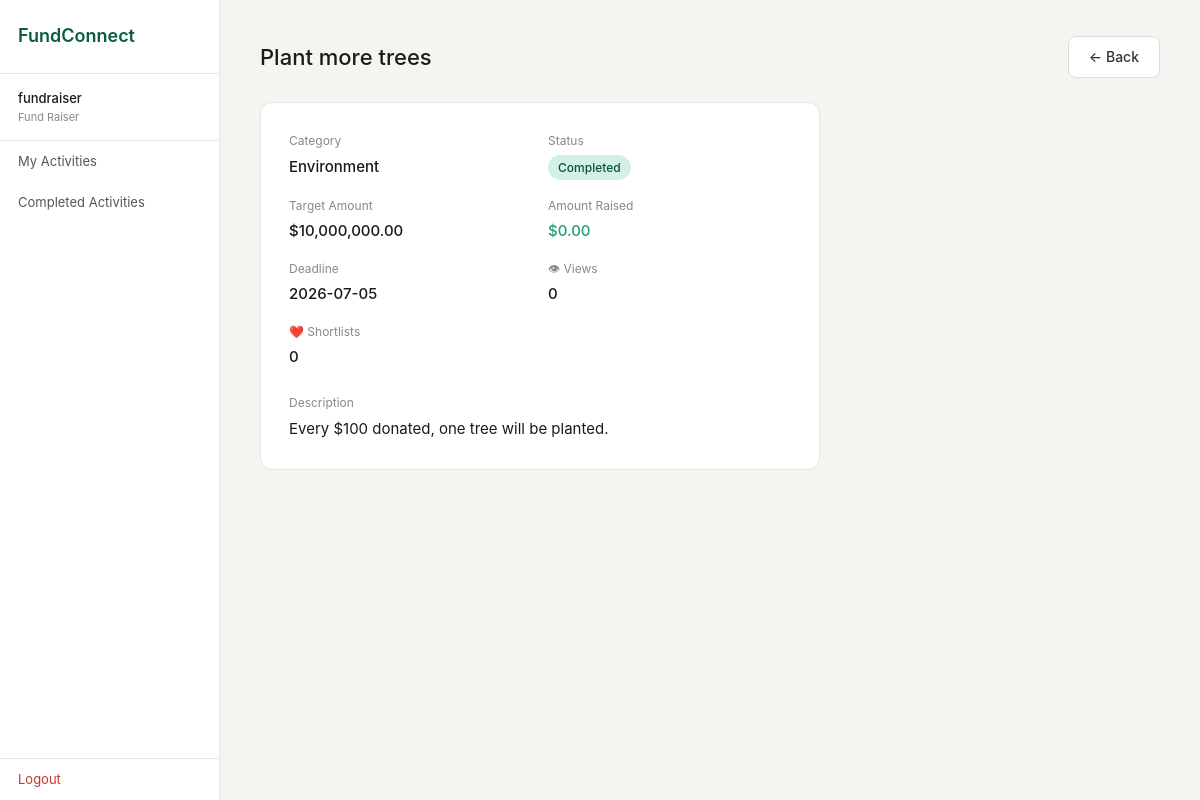
The app's page /fundraiser/completed/2 (signed in) with its own data.
### tables this page shows
CREATE TABLE fundraising_activity (
                id              INTEGER PRIMARY KEY AUTOINCREMENT,
                title           TEXT NOT NULL,
                description     TEXT,
                target_amount   REAL NOT NULL,
                amount_raised   REAL DEFAULT 0,
                category_id     INTEGER REFERENCES fra_category(id),
                deadline        TEXT NOT NULL,
                status          TEXT NOT NULL DEFAULT 'Active',
                fundraiser_id   INTEGER REFERENCES user_account(id),
                view_count      INTEGER DEFAULT 0,
                shortlist_count INTEGER DEFAULT 0,
                created_at      TEXT DEFAULT (datetime('now'))
            );

CREATE TABLE fra_category (
                id          INTEGER PRIMARY KEY AUTOINCREMENT,
                name        TEXT NOT NULL UNIQUE,
                description TEXT,
                created_at  TEXT DEFAULT (datetime('now'))
            );

### boundary/app.py (the view)
@app.route("/fundraiser/completed/<int:aid>")
def fr_completed_view(aid):
    if "user_id" not in session or session["role"] != "Fund Raiser":
        return redirect(url_for("login"))
    result = FundraisingActivityController.view_completed(aid, session["user_id"])
    if not result["success"]:
        flash(result["message"], "error")
        return redirect(url_for("fr_completed"))
    return render_template("fr_completed_view.html", activity=result["data"])

### boundary/templates/fr_completed_view.html (shortened to what this page needs)
{% extends "base.html" %}
{% block content %}
<div class="page-header">
  <h1 class="page-title">{{ activity.title }}</h1>
  <a href="{{ url_for('fr_completed') }}" class="btn">← Back</a>
</div>
<div style="background: #fff; border: 1px solid #e8e6e0; border-radius: 12px; padding: 28px; max-width: 560px;">
  <div style="display: grid; grid-template-columns: 1fr 1fr; gap: 16px; margin-bottom: 24px;">
    <div>
      <p style="font-size: 12px; color: #888; margin-bottom: 4px;">Category</p>
      <p style="font-weight: 500;">{{ activity.category_name or '—' }}</p>
    </div>
    <div>
      <p style="font-size: 12px; color: #888; margin-bottom: 4px;">Status</p>
      <span class="badge badge-active">Completed</span>
    </div>
    <div>
      <p style="font-size: 12px; color: #888; margin-bottom: 4px;">Target Amount</p>
      <p style="font-weight: 500;">${{ '{:,.2f}'.format(activity.target_amount) }}</p>
    </div>
    <div>
      <p style="font-size: 12px; color: #888; margin-bottom: 4px;">Amount Raised</p>
      <p style="font-weight: 500; color: #1d9e75;">${{ '{:,.2f}'.format(activity.amount_raised) }}</p>
    </div>
    <div>
      <p style="font-size: 12px; color: #888; margin-bottom: 4px;">Deadline</p>
      <p style="font-weight: 500;">{{ activity.deadline }}</p>
    </div>
    <div>
      <p style="font-size: 12px; color: #888; margin-bottom: 4px;">👁 Views</p>
      <p style="font-weight: 500;">{{ activity.view_count }}</p>
    </div>
    <div>
      <p style="font-size: 12px; color: #888; margin-bottom: 4px;">❤️ Shortlists</p>
      <p style="font-weight: 500;">{{ activity.shortlist_count }}</p>
    </div>
  </div>
  {% if activity.description %}
  <div style="margin-top: 8px;">
    <p style="font-size: 12px; color: #888; margin-bottom: 4px;">Description</p>
    <p>{{ activity.description }}</p>
  </div>
  {% endif %}
</div>
{% endblock %}

### boundary/static/css/style.css (style rules this page uses)
*, *::before, *::after { box-sizing: border-box; margin: 0; padding: 0; }
body { font-family: -apple-system, BlinkMacSystemFont, 'Segoe UI', sans-serif; font-size: 15px; background: #f5f4f0; color: #1a1a1a; line-height: 1.6; }
a { text-decoration: none; color: inherit; }
.btn { display: inline-block; padding: 9px 20px; border-radius: 8px; font-size: 14px; font-weight: 500; cursor: pointer; border: 1px solid #ddd; background: #fff; color: #333; }
.page-header { display: flex; justify-content: space-between; align-items: center; margin-bottom: 24px; }
.page-title { font-size: 22px; font-weight: 500; }
.badge { display: inline-block; padding: 3px 10px; border-radius: 20px; font-size: 12px; font-weight: 500; }
.badge-active { background: #d4f0e6; color: #085041; }

### records on screen
fundraising_activity: title "Plant more trees", target_amount "10,000,000.00", amount_raised "0.00", deadline "2026-07-05", view_count "0", shortlist_count "0", description "Every $100 donated, one tree will be planted."
fra_category: name "Environment"

### other values on screen
{{ session.username }} "fundraiser"
{{ session.role }} "Fund Raiser"
